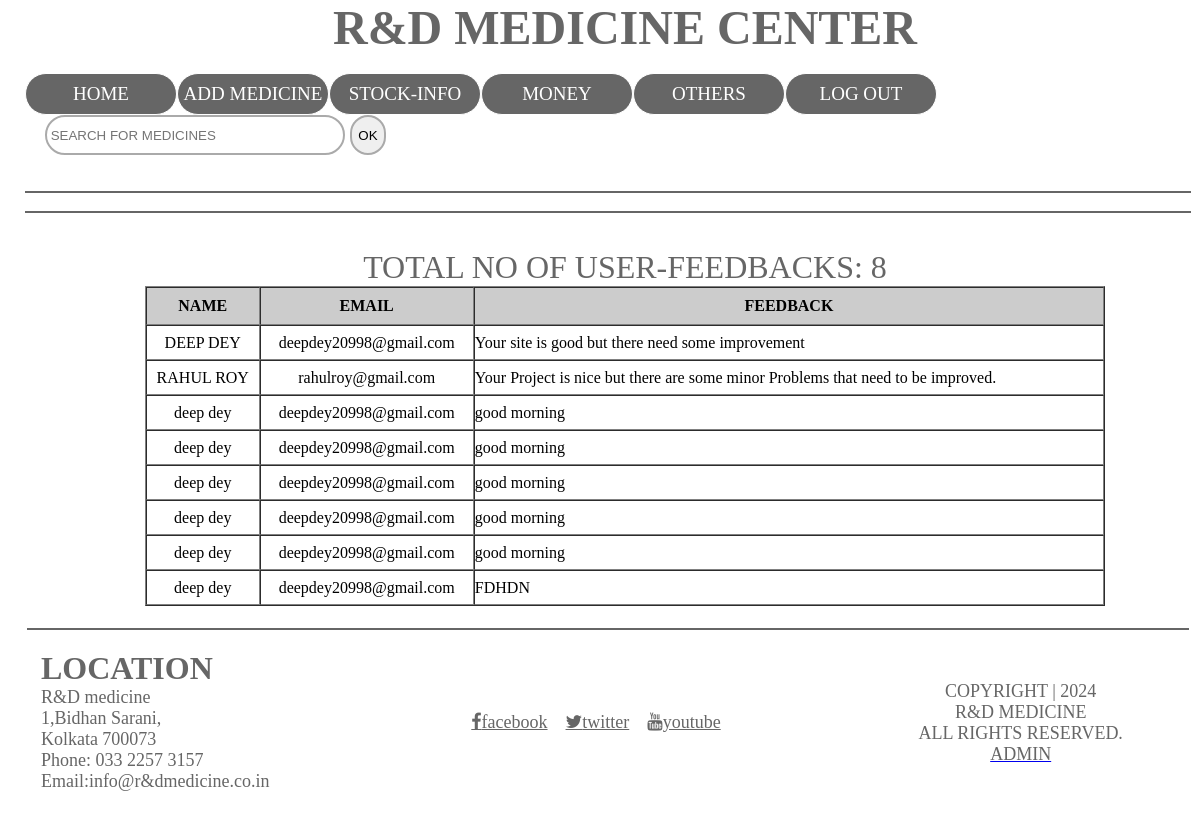
The app's page /ADMIN/FEEDBACK.php (signed in) with its own data.
### tables this page shows
CREATE TABLE IF NOT EXISTS `feedback` (
  `NAME` text NOT NULL,
  `EMAIL` text NOT NULL,
  `FEEDBACK` text NOT NULL
);

### ADMIN/FEEDBACK.php (the view, shortened to what this page needs)
<?php
if(isset($_SESSION['uid']))
		{
			include('HEADERS\ADMINHEADER.php');
		}
	else
		{
			?>
			<script>
	window.location = "../ADMIN.php";
    </script>
    <?php
		}
?>
<HTML>
<body>
<center>
<?php
				include('HEADERS\CONNECTION.php');
				$query2="Select * from feedback";
				$result= mysqli_query($dbc, $query2);
				$no_of_row= mysqli_num_rows($result);
				?>
        <FONT color="#666666" size="6">TOTAL NO OF USER-FEEDBACKS: <?php echo $no_of_row; ?></FONT>
<TABLE width="80%" BORDER=1 CELLSPACING=0 CELLPADDING=07 align="center" bgcolor="#FFFFFF">
			<TR>
				<TH height="38" bgcolor="#CCCCCC">NAME</TH>
			  <TH bgcolor="#CCCCCC">EMAIL</TH>
			  <TH bgcolor="#CCCCCC">FEEDBACK</TH>
		  </TR>
			<?php
				for($i=0;$i<$no_of_row;$i++)
				{
					$row_value= mysqli_fetch_array($result);
				?>
				<tr>
			    <td height="35" FONT SIZE=5 align="center"><?php echo $row_value['NAME'];?></td>
				<td align="center"><?php echo $row_value['EMAIL'];?></td>
				<td><?php echo $row_value['FEEDBACK'];?></td>
				</tr>
				<?php
				}
				?>
    </TABLE>
 </center>
</body>
</html>
<?php
include('HEADERS\BOTTOMHEADER2.php');
?>

### ADMIN/HEADERS/ADMINHEADER.php (style rules this page uses)
body { margin-left: 20px; width:100%; overflow-x:hidden; height: 100%; }
* { margin: 0px; padding: 0px; }

### ADMIN/HEADERS/BOTTOMHEADER2.php (style rules this page uses)
body { width:100%; margin-left: 25px; overflow-x:hidden; }

### records on screen
feedback: NAME "DEEP DEY", EMAIL "deepdey20998@gmail.com", FEEDBACK "Your site is good but there need some improvement"
feedback: NAME "RAHUL ROY", EMAIL "rahulroy@gmail.com", FEEDBACK "Your Project is nice but there are some minor Problems that need to be improved."
feedback: NAME "deep dey", EMAIL "deepdey20998@gmail.com", FEEDBACK "good morning"
feedback: NAME "deep dey", EMAIL "deepdey20998@gmail.com", FEEDBACK "good morning"
feedback: NAME "deep dey", EMAIL "deepdey20998@gmail.com", FEEDBACK "good morning"
feedback: NAME "deep dey", EMAIL "deepdey20998@gmail.com", FEEDBACK "good morning"
feedback: NAME "deep dey", EMAIL "deepdey20998@gmail.com", FEEDBACK "good morning"
feedback: NAME "deep dey", EMAIL "deepdey20998@gmail.com", FEEDBACK "FDHDN"

### other values on screen
$no_of_row "8"
